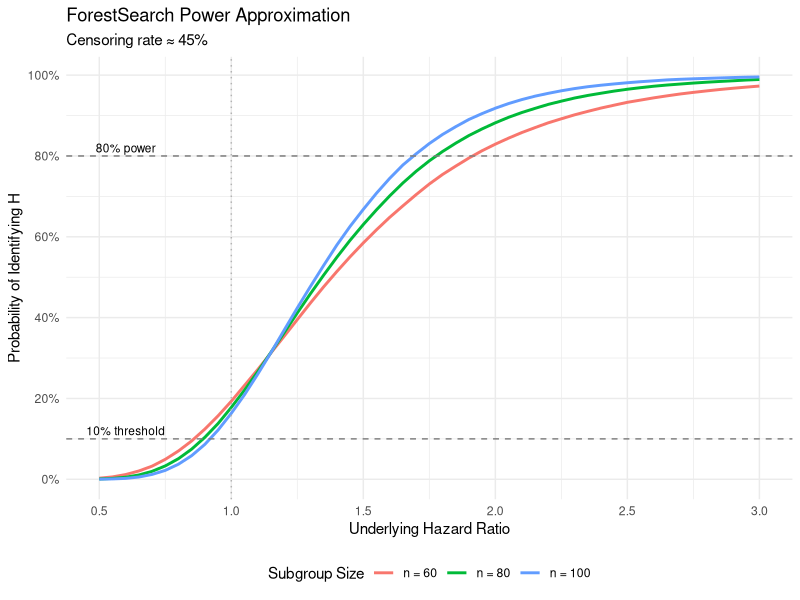

Here is the R script that generated this plot:
## ---- chunk 1
#| label: setup
#| include: false
knitr::opts_chunk$set(
 echo = TRUE,
 message = FALSE,
 warning = FALSE,
 fig.align = "center"
)
## ---- chunk 2
#| label: algorithm-diagram
#| echo: false
#| fig-cap: "ForestSearch Algorithm Overview"

# Create a simple flow diagram
library(DiagrammeR)

grViz("
digraph ForestSearch {
 graph [rankdir = TB, fontname = Helvetica]
 node [shape = box, style = filled, fontname = Helvetica]
 
 A [label = 'Step 1: Construct\\nCandidate Factors', fillcolor = '#E8F4F8']
 B [label = 'Step 2: Enumerate\\nSubgroup Combinations', fillcolor = '#E8F4F8']
 C [label = 'Step 3a: HR Screening\\n(threshold = 1.25)', fillcolor = '#FFF3CD']
 D [label = 'Step 3b-c: Consistency\\nEvaluation (R splits)', fillcolor = '#FFF3CD']
 E [label = 'Step 4: Select\\nMaximally Consistent', fillcolor = '#D4EDDA']
 F [label = 'Bootstrap Bias\\nCorrection', fillcolor = '#F8D7DA']
 
 A -> B -> C -> D -> E -> F
}
")
## ---- chunk 3
#| label: power-approximation
#| fig-cap: "Approximate probability of finding H via ForestSearch"

# Power approximation function
approx_power <- function(hr, n_subgroup, cens_rate = 0.45) {
 beta <- log(hr)
 d <- (1 - cens_rate) * n_subgroup
 var_split <- 8 / d
 
 # Numerical integration
 integrate_2d <- function(beta, var) {
   # Use Monte Carlo integration
   set.seed(123)
   n_sim <- 100000
   w1 <- rnorm(n_sim, mean = beta, sd = sqrt(var))
   w2 <- rnorm(n_sim, mean = beta, sd = sqrt(var))
  
   mean((w1 + w2 >= 2 * log(1.25)) & (w1 >= 0) & (w2 >= 0))
 }
 
 integrate_2d(beta, var_split)
}

# Calculate power curves
hr_seq <- seq(0.5, 3.0, by = 0.05)
n_values <- c(60, 80, 100)

power_data <- expand.grid(hr = hr_seq, n = n_values)
power_data$power <- mapply(approx_power, power_data$hr, power_data$n)
power_data$n <- factor(power_data$n, labels = paste("n =", n_values))

library(ggplot2)
ggplot(power_data, aes(x = hr, y = power, color = n)) +
 geom_line(linewidth = 1) +
 geom_hline(yintercept = 0.10, linetype = "dashed", color = "gray50") +
 geom_hline(yintercept = 0.80, linetype = "dashed", color = "gray50") +
 geom_vline(xintercept = 1.0, linetype = "dotted", color = "gray70") +
 scale_x_continuous(breaks = seq(0.5, 3.0, by = 0.5)) +
 scale_y_continuous(breaks = seq(0, 1, by = 0.2), labels = scales::percent) +
 labs(
   x = "Underlying Hazard Ratio",
   y = "Probability of Identifying H",
   color = "Subgroup Size",
   title = "ForestSearch Power Approximation",
   subtitle = "Censoring rate ≈ 45%"
 ) +
 theme_minimal() +
 theme(legend.position = "bottom") +
 annotate("text", x = 0.6, y = 0.12, label = "10% threshold", size = 3) +
 annotate("text", x = 0.6, y = 0.82, label = "80% power", size = 3)
## ---- chunk 4
#| label: bootstrap-diagram
#| echo: false
#| fig-cap: "Bootstrap Bias Correction Workflow"

grViz("
digraph Bootstrap {
 graph [rankdir = LR, fontname = Helvetica]
 node [shape = box, style = filled, fontname = Helvetica]
 
 subgraph cluster_0 {
   label = 'Observed Data'
   style = filled
   color = '#E8F4F8'
   A [label = 'Run ForestSearch\\nGet Ĥ', fillcolor = white]
   B [label = 'Estimate β̂(Ĥ)', fillcolor = white]
 }
 
 subgraph cluster_1 {
   label = 'Bootstrap b = 1,...,B'
   style = filled
   color = '#FFF3CD'
   C [label = 'Resample Data', fillcolor = white]
   D [label = 'Run ForestSearch\\nGet Ĥ*_b', fillcolor = white]
   E [label = 'Compute η*_b(Ĥ*_b)\\nand η*_b(Ĥ)', fillcolor = white]
 }
 
 subgraph cluster_2 {
   label = 'Bias Correction'
   style = filled
   color = '#D4EDDA'
   F [label = 'Average Bias\\nTerms', fillcolor = white]
   G [label = 'β̂*(Ĥ) = β̂(Ĥ) - bias', fillcolor = white]
   H [label = 'IJ Variance\\nEstimation', fillcolor = white]
 }
 
 A -> B
 B -> C
 C -> D -> E
 E -> F -> G
 F -> H
}
")
## ---- chunk 5
#| label: cv-metrics-table
#| echo: false

cv_metrics <- data.frame(
 Metric = c("sensCV(Ĥ)", "sensCV(Ĥᶜ)", "ppvCV(Ĥ)", "ppvCV(Ĥᶜ)", "Exact Match"),
 Description = c(
   "Proportion of full-analysis Ĥ subjects also classified as Ĥ in CV",
   "Proportion of full-analysis Ĥᶜ subjects also classified as Ĥᶜ in CV",
   "Proportion of CV Ĥ subjects that match full-analysis Ĥ",
   "Proportion of CV Ĥᶜ subjects that match full-analysis Ĥᶜ",
   "Proportion of CV folds reproducing exact subgroup definition"
 ),
 Interpretation = c(
   "Higher = more stable Ĥ identification",
   "Higher = more stable Ĥᶜ identification",
   "Higher = CV predictions align with full analysis",
   "Higher = CV predictions align with full analysis",
   "Higher = algorithm consistently identifies same subgroup"
 )
)

knitr::kable(cv_metrics, caption = "Cross-Validation Metrics for ForestSearch")
## ---- chunk 6
#| label: session-info
sessionInfo()
